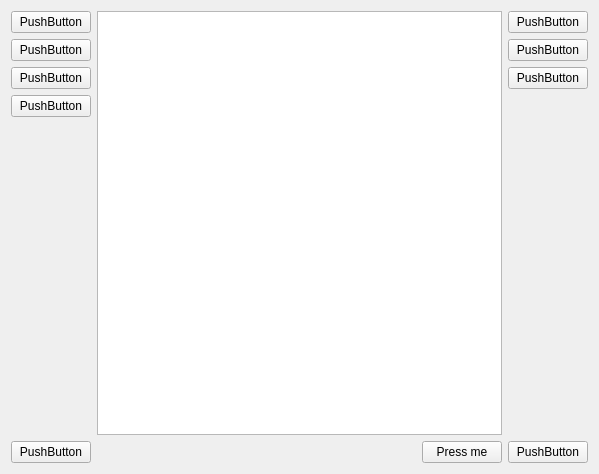
<?xml version="1.0" encoding="UTF-8"?>
<ui version="4.0">
 <class>Form</class>
 <widget class="QWidget" name="Form">
  <property name="geometry">
   <rect>
    <x>0</x>
    <y>0</y>
    <width>599</width>
    <height>474</height>
   </rect>
  </property>
  <property name="windowTitle">
   <string>Form</string>
  </property>
  <layout class="QVBoxLayout" name="verticalLayout_3">
   <item>
    <layout class="QHBoxLayout" name="horizontalLayout_2">
     <item>
      <layout class="QVBoxLayout" name="verticalLayout">
       <item>
        <widget class="QPushButton" name="pushButton">
         <property name="text">
          <string>PushButton</string>
         </property>
        </widget>
       </item>
       <item>
        <widget class="QPushButton" name="pushButton_2">
         <property name="text">
          <string>PushButton</string>
         </property>
        </widget>
       </item>
       <item>
        <widget class="QPushButton" name="pushButton_3">
         <property name="text">
          <string>PushButton</string>
         </property>
        </widget>
       </item>
       <item>
        <widget class="QPushButton" name="pushButton_4">
         <property name="text">
          <string>PushButton</string>
         </property>
        </widget>
       </item>
       <item>
        <spacer name="verticalSpacer">
         <property name="orientation">
          <enum>Qt::Vertical</enum>
         </property>
         <property name="sizeHint" stdset="0">
          <size>
           <width>20</width>
           <height>40</height>
          </size>
         </property>
        </spacer>
       </item>
      </layout>
     </item>
     <item>
      <widget class="QTextBrowser" name="textBrowser"/>
     </item>
     <item>
      <layout class="QVBoxLayout" name="verticalLayout_2">
       <item>
        <widget class="QPushButton" name="pushButton_5">
         <property name="text">
          <string>PushButton</string>
         </property>
        </widget>
       </item>
       <item>
        <widget class="QPushButton" name="pushButton_6">
         <property name="text">
          <string>PushButton</string>
         </property>
        </widget>
       </item>
       <item>
        <widget class="QPushButton" name="pushButton_7">
         <property name="text">
          <string>PushButton</string>
         </property>
        </widget>
       </item>
       <item>
        <spacer name="verticalSpacer_2">
         <property name="orientation">
          <enum>Qt::Vertical</enum>
         </property>
         <property name="sizeHint" stdset="0">
          <size>
           <width>20</width>
           <height>40</height>
          </size>
         </property>
        </spacer>
       </item>
      </layout>
     </item>
    </layout>
   </item>
   <item>
    <layout class="QHBoxLayout" name="horizontalLayout">
     <item>
      <widget class="QPushButton" name="pushButton_8">
       <property name="text">
        <string>PushButton</string>
       </property>
      </widget>
     </item>
     <item>
      <spacer name="horizontalSpacer">
       <property name="orientation">
        <enum>Qt::Horizontal</enum>
       </property>
       <property name="sizeHint" stdset="0">
        <size>
         <width>40</width>
         <height>20</height>
        </size>
       </property>
      </spacer>
     </item>
     <item>
      <widget class="QPushButton" name="press_me_button">
       <property name="text">
        <string>Press me</string>
       </property>
      </widget>
     </item>
     <item>
      <widget class="QPushButton" name="pushButton_10">
       <property name="text">
        <string>PushButton</string>
       </property>
      </widget>
     </item>
    </layout>
   </item>
  </layout>
 </widget>
 <resources/>
 <connections/>
</ui>
